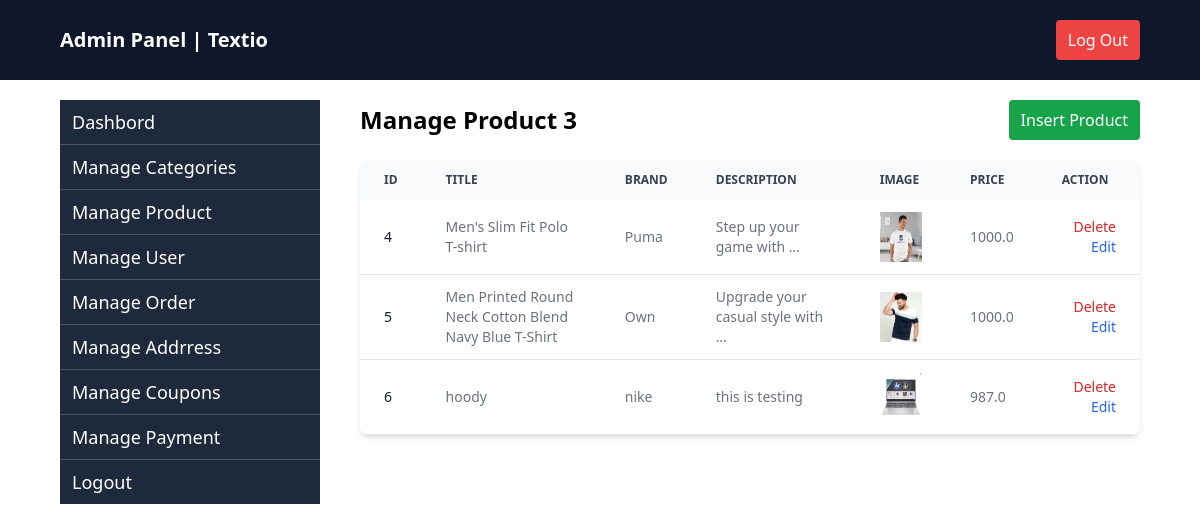
Before: /manage-product/ with the older database file.
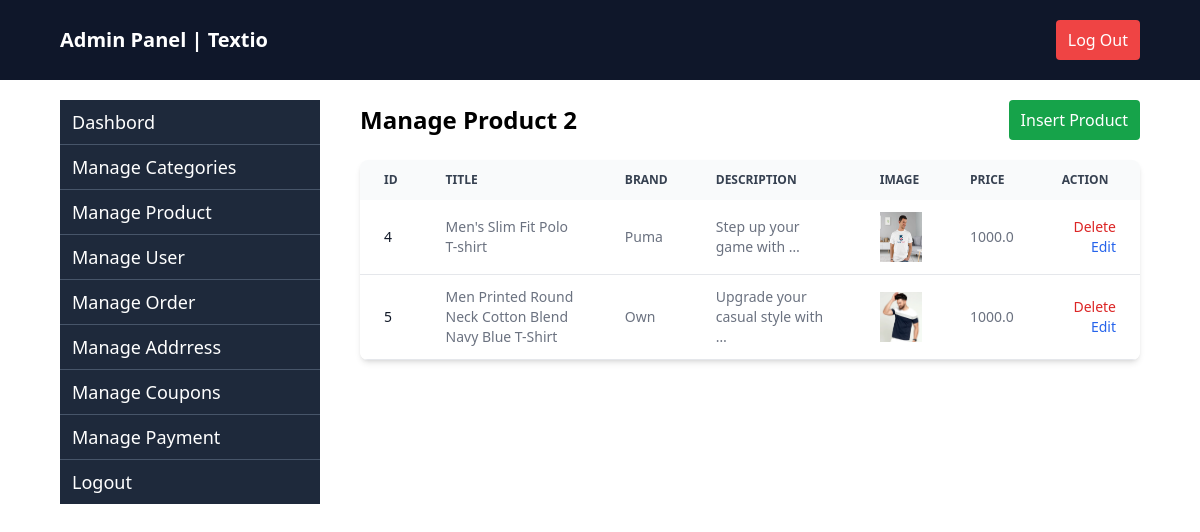
After: the same page with the newer database file.
### apptextio/models.py (models this page shows, shortened)
class Product(models.Model):
    category = models.ForeignKey(Category, on_delete=models.CASCADE)
    brand = models.CharField(max_length=50)
    title = models.CharField(max_length=200)
    image = models.ImageField(upload_to="photo/")
    description = models.TextField()
    price = models.FloatField(default=0)
    dis_price = models.FloatField(default=None, blank=True, null=True)
    size = models.ManyToManyField(SizeVariant, related_name="products", blank=True)

### apptextio/admin_views.py (the view)
# urls.py: path("manage-product/",manageproduct,name="manageproduct"),
def manageproduct(request):
  products = Product.objects.all()
  return render(request,"admin/manage_products.html",{"products":products})

### apptextio/templates/admin/manage_products.html
{% extends "admin/admin_base.html" %}
{% block content %}
<div class="flex flex-1 justify-between items-center">
    <h2 class="text-2xl font-semibold ">Manage Product {{products|length}}</h2>
    <a href="{% url 'insert-product' %}" class="text-white bg-green-600 px-3 py-2 rounded">Insert Product</a>
</div>
<div class="relative overflow-x-auto shadow-md sm:rounded-lg mt-5">
    <table class="w-full text-sm text-left rtl:text-right text-gray-500 dark:text-gray-400">
        <thead class="text-xs text-gray-700 uppercase bg-gray-50 dark:bg-gray-700 dark:text-gray-400">
            <tr>
                <th scope="col" class="px-6 py-3">
                    Id
                </th>
                <th scope="col" class="px-6 py-3">Title</th>
                <th scope="col" class="px-6 py-3">Brand</th>
                <th scope="col" class="px-6 py-3">Description</th>
                <th scope="col" class="px-6 py-3">Image</th>
                <th scope="col" class="px-6 py-3">price</th>
                <th scope="col" class="px-6 py-3 text-right pr-[5%]">
                    Action
                </th>
            </tr>
        </thead>
        <tbody>
            {% for product in products %}
            <tr class="bg-white border-b dark:bg-gray-800 dark:border-gray-700 hover:bg-gray-50 dark:hover:bg-gray-600">
                <th scope="row" class="px-6 py-3 font-medium text-gray-900 whitespace-nowrap dark:text-white">
                    {{ product.id }}
                </th>
                <td class="px-6 py-3 text-sm">{{product.title}}</td>
                <td class="px-6 py-3 text-sm">{{product.brand}}</td>
                <td class="px-6 py-3 text-sm ">{{ product.description|truncatewords:5 }}</td>
                <td class="px-6 py-3 text-sm"> <img src="{{product.image.url}}" alt="" class="size-[50px]"> </td>
                <td class="px-6 py-3 text-sm">{{product.price }}</td>
                <td class="px-6 py-3 text-right space-x-4">
                    <a href="{% url 'deleteproduct' product.id %}"
                        class="font-medium text-red-600 dark:text-red-500 hover:underline">Delete</a>
                    <a href=""
                        class="font-medium text-blue-600 dark:text-blue-500 hover:underline">Edit</a>
                </td>
            </tr>
            {% empty %}
            <tr>
                <td colspan="3" class="px-6 py-4 text-center text-gray-500 dark:text-gray-400">
                    No categories found.
                </td>
            </tr>
            {% endfor %}
        </tbody>
    </table>
</div>
{% endblock %}

### apptextio/templates/admin/admin_base.html (shortened to what this page needs)
<!DOCTYPE html>
<html lang="en">
<head>
    <script src="https://cdn.tailwindcss.com"></script>
</head>
<body>
    <div class="flex flex-1 bg-[#0F172A] text-white px-[5%] py-5 justify-between items-center">
        <h2 class="text-xl font-bold text-white">Admin Panel | Textio</h2>
        <div class="flex ">
            <a href="{% url 'homepage' %}" class="text-white bg-red-500 px-3 py-2 rounded">Log Out</a>
        </div>
    </div>
    <div class="px-[5%] flex flex-1 mt-5 gap-10">
        <div class="w-3/12">
            <div class="flex flex-col divide-y divide-slate-600">
                <a href="{% url 'dashboard' %}" class="bg-[#1E293B] text-white px-3 py-2 hover:bg-[#334155] text-lg font-medium">Dashbord</a>
                <a href="{% url 'managecategory' %}" class="bg-[#1E293B] text-white px-3 py-2 hover:bg-[#334155] text-lg font-medium">Manage Categories</a>
                <a href="{% url 'manageproduct' %}" class="bg-[#1E293B] text-white px-3 py-2 hover:bg-[#334155] text-lg font-medium">Manage Product</a>
                <a href="" class="bg-[#1E293B] text-white px-3 py-2 hover:bg-[#334155] text-lg font-medium">Manage User</a>
                <a href="" class="bg-[#1E293B] text-white px-3 py-2 hover:bg-[#334155] text-lg font-medium">Manage Order</a>
                <a href="{% url 'manageaddress' %}" class="bg-[#1E293B] text-white px-3 py-2 hover:bg-[#334155] text-lg font-medium">Manage Addrress</a>
                <a href="{% url 'manageCoupons' %}" class="bg-[#1E293B] text-white px-3 py-2 hover:bg-[#334155] text-lg font-medium">Manage Coupons</a>
                <a href="" class="bg-[#1E293B] text-white px-3 py-2 hover:bg-[#334155] text-lg font-medium">Manage Payment</a>
                <a href="" class="bg-[#1E293B] text-white px-3 py-2 hover:bg-[#334155] text-lg font-medium">Logout</a>
            </div>
        </div>
        <div class="w-9/12">
            {% block content %}
            {% endblock %}
        </div>
    </div>
</body>
</html>

Changed rows visible on the page:
removed Product: id "6", title "hoody", brand "nike", description "this is testing", image (picture), price "987.0"
Other visible differences:
{{ products|length }}: "3" → "2"
